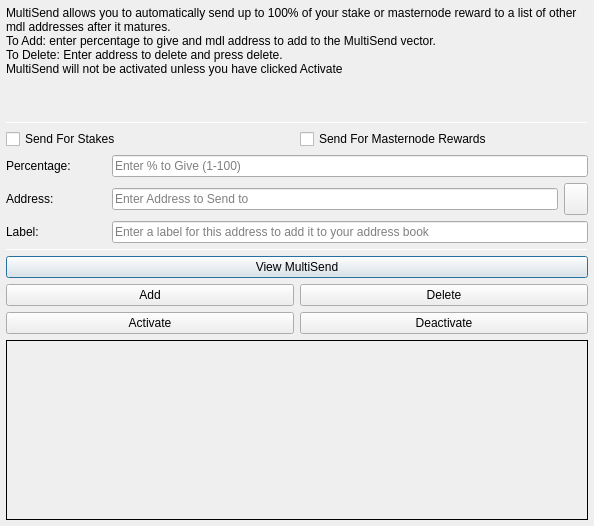
<?xml version="1.0" encoding="UTF-8"?>
<ui version="4.0">
 <class>MultiSendDialog</class>
 <widget class="QDialog" name="MultiSendDialog">
  <property name="windowModality">
   <enum>Qt::NonModal</enum>
  </property>
  <property name="geometry">
   <rect>
    <x>0</x>
    <y>0</y>
    <width>594</width>
    <height>526</height>
   </rect>
  </property>
  <property name="windowTitle">
   <string>MultiSend</string>
  </property>
  <layout class="QVBoxLayout" name="verticalLayout" stretch="0">
   <property name="margin">
    <number>6</number>
   </property>
   <item>
    <layout class="QVBoxLayout" name="verticalLayout_Main" stretch="1,1,1,0,1,1,1">
     <item>
      <widget class="QLabel" name="label_2">
       <property name="lineWidth">
        <number>1</number>
       </property>
       <property name="text">
        <string>MultiSend allows you to automatically send up to 100% of your stake or masternode reward to a list of other mdl addresses after it matures.
To Add: enter percentage to give and mdl address to add to the MultiSend vector.
To Delete: Enter address to delete and press delete.
MultiSend will not be activated unless you have clicked Activate</string>
       </property>
       <property name="alignment">
        <set>Qt::AlignLeading|Qt::AlignLeft|Qt::AlignTop</set>
       </property>
       <property name="wordWrap">
        <bool>true</bool>
       </property>
      </widget>
     </item>
     <item>
      <widget class="Line" name="line">
       <property name="minimumSize">
        <size>
         <width>0</width>
         <height>1</height>
        </size>
       </property>
       <property name="maximumSize">
        <size>
         <width>16777215</width>
         <height>1</height>
        </size>
       </property>
       <property name="orientation">
        <enum>Qt::Horizontal</enum>
       </property>
      </widget>
     </item>
     <item>
      <layout class="QVBoxLayout" name="verticalLayout_Settings">
       <item>
        <layout class="QHBoxLayout" name="horizontalLayout">
         <item>
          <widget class="QCheckBox" name="multiSendStakeCheckBox">
           <property name="text">
            <string>Send For Stakes</string>
           </property>
          </widget>
         </item>
         <item>
          <widget class="QCheckBox" name="multiSendMasternodeCheckBox">
           <property name="text">
            <string>Send For Masternode Rewards</string>
           </property>
          </widget>
         </item>
        </layout>
       </item>
       <item>
        <layout class="QHBoxLayout" name="horizontalLayout_6">
         <item>
          <widget class="QLabel" name="label">
           <property name="minimumSize">
            <size>
             <width>100</width>
             <height>0</height>
            </size>
           </property>
           <property name="toolTip">
            <string>Percentage of stake to send</string>
           </property>
           <property name="text">
            <string>Percentage:</string>
           </property>
          </widget>
         </item>
         <item>
          <widget class="QLineEdit" name="multiSendPercentEdit">
           <property name="toolTip">
            <string>Enter whole numbers 1 - 100</string>
           </property>
           <property name="placeholderText">
            <string>Enter % to Give (1-100)</string>
           </property>
          </widget>
         </item>
        </layout>
       </item>
       <item>
        <layout class="QHBoxLayout" name="horizontalLayout_7">
         <item>
          <widget class="QLabel" name="label_5">
           <property name="minimumSize">
            <size>
             <width>100</width>
             <height>0</height>
            </size>
           </property>
           <property name="toolTip">
            <string>Address to send portion of stake to</string>
           </property>
           <property name="text">
            <string>Address:</string>
           </property>
          </widget>
         </item>
         <item>
          <widget class="QLineEdit" name="multiSendAddressEdit">
           <property name="toolTip">
            <string/>
           </property>
           <property name="placeholderText">
            <string>Enter Address to Send to</string>
           </property>
          </widget>
         </item>
         <item>
          <widget class="QToolButton" name="addressBookButton">
           <property name="maximumSize">
            <size>
             <width>16777215</width>
             <height>32</height>
            </size>
           </property>
           <property name="toolTip">
            <string>Choose an address from the address book</string>
           </property>
           <property name="text">
            <string/>
           </property>
           <property name="icon">
            <iconset resource="../mdl.qrc">
             <normaloff>:/icons/address-book</normaloff>:/icons/address-book</iconset>
           </property>
           <property name="shortcut">
            <string>Alt+A</string>
           </property>
          </widget>
         </item>
        </layout>
       </item>
      </layout>
     </item>
     <item>
      <layout class="QHBoxLayout" name="horizontalLayout_3">
       <item>
        <widget class="QLabel" name="label_3">
         <property name="minimumSize">
          <size>
           <width>100</width>
           <height>0</height>
          </size>
         </property>
         <property name="text">
          <string>Label:</string>
         </property>
        </widget>
       </item>
       <item>
        <widget class="QLineEdit" name="labelAddressLabelEdit">
         <property name="placeholderText">
          <string>Enter a label for this address to add it to your address book</string>
         </property>
        </widget>
       </item>
      </layout>
     </item>
     <item>
      <widget class="Line" name="line_2">
       <property name="minimumSize">
        <size>
         <width>0</width>
         <height>1</height>
        </size>
       </property>
       <property name="maximumSize">
        <size>
         <width>16777215</width>
         <height>1</height>
        </size>
       </property>
       <property name="orientation">
        <enum>Qt::Horizontal</enum>
       </property>
      </widget>
     </item>
     <item>
      <layout class="QVBoxLayout" name="verticalLayout_Buttons">
       <item>
        <layout class="QHBoxLayout" name="horizontalLayout_4">
         <item>
          <widget class="QPushButton" name="viewButton">
           <property name="toolTip">
            <string/>
           </property>
           <property name="statusTip">
            <string>View MultiSend Vector</string>
           </property>
           <property name="text">
            <string>View MultiSend</string>
           </property>
          </widget>
         </item>
        </layout>
       </item>
       <item>
        <layout class="QHBoxLayout" name="horizontalLayout_2">
         <item>
          <widget class="QPushButton" name="addButton">
           <property name="toolTip">
            <string/>
           </property>
           <property name="statusTip">
            <string>Add to MultiSend Vector</string>
           </property>
           <property name="text">
            <string>Add</string>
           </property>
          </widget>
         </item>
         <item>
          <widget class="QPushButton" name="deleteButton">
           <property name="toolTip">
            <string/>
           </property>
           <property name="statusTip">
            <string>Delete Address From MultiSend Vector</string>
           </property>
           <property name="text">
            <string>Delete</string>
           </property>
          </widget>
         </item>
        </layout>
       </item>
       <item>
        <layout class="QHBoxLayout" name="horizontalLayout_5">
         <item>
          <widget class="QPushButton" name="activateButton">
           <property name="statusTip">
            <string>Activate MultiSend</string>
           </property>
           <property name="text">
            <string>Activate</string>
           </property>
          </widget>
         </item>
         <item>
          <widget class="QPushButton" name="disableButton">
           <property name="statusTip">
            <string>Deactivate MultiSend</string>
           </property>
           <property name="text">
            <string>Deactivate</string>
           </property>
          </widget>
         </item>
        </layout>
       </item>
      </layout>
     </item>
     <item>
      <widget class="QLabel" name="message">
       <property name="minimumSize">
        <size>
         <width>0</width>
         <height>180</height>
        </size>
       </property>
       <property name="frameShape">
        <enum>QFrame::Panel</enum>
       </property>
       <property name="frameShadow">
        <enum>QFrame::Plain</enum>
       </property>
       <property name="lineWidth">
        <number>1</number>
       </property>
       <property name="midLineWidth">
        <number>1</number>
       </property>
       <property name="text">
        <string/>
       </property>
       <property name="alignment">
        <set>Qt::AlignLeading|Qt::AlignLeft|Qt::AlignTop</set>
       </property>
       <property name="wordWrap">
        <bool>true</bool>
       </property>
      </widget>
     </item>
    </layout>
   </item>
  </layout>
 </widget>
 <resources>
  <include location="../mdl.qrc"/>
 </resources>
 <connections/>
</ui>
